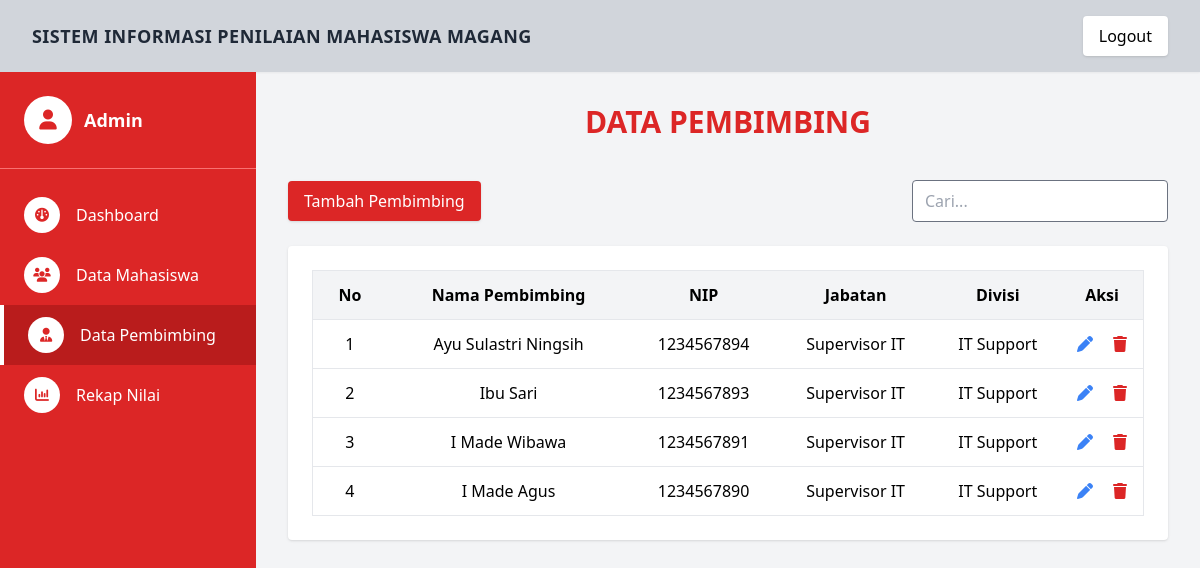
Page /data_pembimbing.php (signed in) on the committed database.
### tables this page shows
CREATE TABLE `tb_pembimbing` (
  `id_pembimbing` int NOT NULL,
  `nama_pembimbing` varchar(100) NOT NULL,
  `nip` varchar(50) DEFAULT NULL,
  `jabatan` varchar(100) DEFAULT NULL,
  `divisi` varchar(100) DEFAULT NULL,
  `nomor_hp` varchar(15) DEFAULT NULL,
  `id_user` int DEFAULT NULL
);

### data_pembimbing.php (the view, shortened to what this page needs)
<?php
require_once "koneksi.php";
$search = $_GET['search'] ?? '';
$where  = '';
$data = $conn->query("
    SELECT * FROM tb_pembimbing
    $where
    ORDER BY id_pembimbing DESC
");
?>
<!DOCTYPE html>
<html>
<head>
    <?php include "include/head.php"; ?>
    <link rel="stylesheet"
        href="https://cdnjs.cloudflare.com/ajax/libs/font-awesome/6.5.1/css/all.min.css">
</head>
<body class="bg-gray-100">
    <?php include "include/navbar.php"; ?>
    <div class="flex min-h-screen">
        <?php include "include/sidebar.php"; ?>
        <main class="flex-1 p-8">
            <h2 class="text-3xl font-bold text-red-600 text-center mb-10">
                DATA PEMBIMBING
            </h2>
            <div class="flex justify-between items-center mb-6">
                <button onclick="openAddModal()"
                    class="bg-red-600 text-white px-4 py-2 rounded shadow hover:bg-red-700">
                    Tambah Pembimbing
                </button>
                <form method="GET">
                    <input type="text" name="search"
                        value="<?= htmlspecialchars($search) ?>"
                        placeholder="Cari..."
                        class="border rounded px-3 py-2 w-64">
                </form>
            </div>
            <div class="bg-white rounded shadow p-6">
                <table class="w-full border text-center">
                    <thead class="bg-gray-100">
                        <tr>
                            <th class="p-3">No</th>
                            <th>Nama Pembimbing</th>
                            <th>NIP</th>
                            <th>Jabatan</th>
                            <th>Divisi</th>
                            <th>Aksi</th>
                        </tr>
                    </thead>
                    <tbody>
                        <?php $no = 1;
                        while ($row = $data->fetch_assoc()): ?>
                            <tr class="border-t hover:bg-gray-50">
                                <td class="p-3"><?= $no++ ?></td>
                                <td><?= $row['nama_pembimbing'] ?></td>
                                <td><?= $row['nip'] ?></td>
                                <td><?= $row['jabatan'] ?></td>
                                <td><?= $row['divisi'] ?></td>
                                <td class="space-x-4">
                                    <i onclick="openEditModal(<?= $row['id_pembimbing'] ?>)"
                                        class="fa-solid fa-pen text-blue-500 cursor-pointer"></i>
                                    <i onclick="openDeleteModal(<?= $row['id_pembimbing'] ?>)"
                                        class="fa-solid fa-trash text-red-600 cursor-pointer"></i>
                                </td>
                            </tr>
                        <?php endwhile; ?>
                    </tbody>
                </table>
            </div>
        </main>
    </div>
</body>
</html>

### assets/css/style.css (style rules this page uses)
html { line-height: 1.5; -webkit-text-size-adjust: 100%; -moz-tab-size: 4; -o-tab-size: 4; tab-size: 4; font-family: ui-sans-serif, system-ui, -apple-system, BlinkMacSystemFont, "Segoe UI", Roboto, "Helvetica Neue", Arial, "Noto Sans", sans-serif, "Apple Color Emoji", "Segoe UI Emoji", "Segoe UI Symbol", "Noto Color Emoji"; font-feature-settings: normal; font-variation-settings: normal; }
body { margin: 0; line-height: inherit; }
h1, h2, h3, h4, h5, h6 { font-size: inherit; font-weight: inherit; }
table { text-indent: 0; border-color: inherit; border-collapse: collapse; }
button, input, optgroup, select, textarea { font-family: inherit; font-feature-settings: inherit; font-variation-settings: inherit; font-size: 100%; font-weight: inherit; line-height: inherit; color: inherit; margin: 0; padding: 0; }
button, select { text-transform: none; }
button, [type='button'], [type='reset'], [type='submit'] { -webkit-appearance: button; background-color: transparent; background-image: none; }
blockquote, dl, dd, h1, h2, h3, h4, h5, h6, hr, figure, p, pre { margin: 0; }
input::placeholder, textarea::placeholder { opacity: 1; color: #9CA3AF; }
button, [role="button"] { cursor: pointer; }
[type='text'],[type='email'],[type='url'],[type='password'],[type='number'],[type='date'],[type='datetime-local'],[type='month'],[type='search'],[type='tel'],[type='time'],[type='week'],[multiple],textarea,select { -webkit-appearance: none; -moz-appearance: none; appearance: none; background-color: #fff; border-color: #6B7280; border-width: 1px; border-radius: 0px; padding-top: 0.5rem; padding-right: 0.75rem; padding-bottom: 0.5rem; padding-left: 0.75rem; font-size: 1rem; line-height: 1.5rem; --tw-shadow: 0 0 #0000; }
input::placeholder,textarea::placeholder { color: #6B7280; opacity: 1; }
.mb-6 { margin-bottom: 1.5rem; }
.flex { display: flex; }
.w-64 { width: 16rem; }
.w-full { width: 100%; }
.flex-1 { flex: 1 1 0%; }
.cursor-pointer { cursor: pointer; }
.items-center { align-items: center; }
.justify-between { justify-content: space-between; }
.space-x-4 > :not([hidden]) ~ :not([hidden]) { --tw-space-x-reverse: 0; margin-right: calc(1rem * var(--tw-space-x-reverse)); margin-left: calc(1rem * calc(1 - var(--tw-space-x-reverse))); }
.rounded { border-radius: 0.25rem; }
.border { border-width: 1px; }
.border-t { border-top-width: 1px; }
.bg-gray-100 { --tw-bg-opacity: 1; background-color: rgb(243 244 246 / var(--tw-bg-opacity)); }
.bg-red-600 { --tw-bg-opacity: 1; background-color: rgb(224 36 36 / var(--tw-bg-opacity)); }
.bg-white { --tw-bg-opacity: 1; background-color: rgb(255 255 255 / var(--tw-bg-opacity)); }
.p-6 { padding: 1.5rem; }
.px-3 { padding-left: 0.75rem; padding-right: 0.75rem; }
.px-4 { padding-left: 1rem; padding-right: 1rem; }
.py-2 { padding-top: 0.5rem; padding-bottom: 0.5rem; }
.text-center { text-align: center; }
.font-bold { font-weight: 700; }
.text-blue-500 { --tw-text-opacity: 1; color: rgb(63 131 248 / var(--tw-text-opacity)); }
.text-red-600 { --tw-text-opacity: 1; color: rgb(224 36 36 / var(--tw-text-opacity)); }
.text-white { --tw-text-opacity: 1; color: rgb(255 255 255 / var(--tw-text-opacity)); }
.shadow { --tw-shadow: 0 1px 3px 0 rgb(0 0 0 / 0.1), 0 1px 2px -1px rgb(0 0 0 / 0.1); --tw-shadow-colored: 0 1px 3px 0 var(--tw-shadow-color), 0 1px 2px -1px var(--tw-shadow-color); box-shadow: var(--tw-ring-offset-shadow, 0 0 #0000), var(--tw-ring-shadow, 0 0 #0000), var(--tw-shadow); }

### rows in the picture
tb_pembimbing: nama_pembimbing "Ayu Sulastri Ningsih", nip "1234567894", jabatan "Supervisor IT", divisi "IT Support"
tb_pembimbing: nama_pembimbing "Ibu Sari", nip "1234567893", jabatan "Supervisor IT", divisi "IT Support"
tb_pembimbing: nama_pembimbing "I Made Wibawa", nip "1234567891", jabatan "Supervisor IT", divisi "IT Support"
tb_pembimbing: nama_pembimbing "I Made Agus", nip "1234567890", jabatan "Supervisor IT", divisi "IT Support"

### other values in the picture
$role "Admin"
